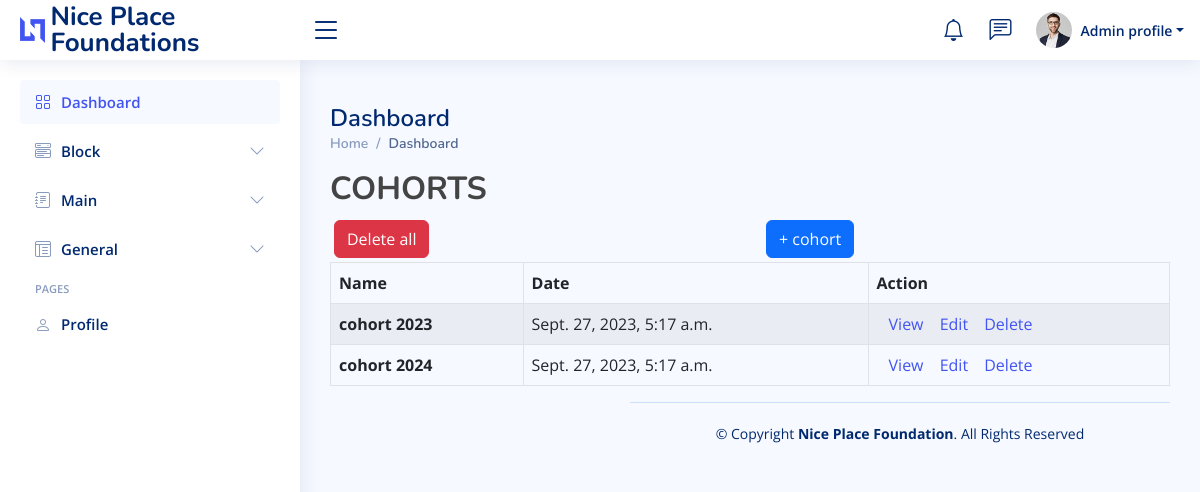
The app's page /home/School_blockss_detail/ with its own data.
### app/models.py (models this page shows, shortened)
class School_blocks(models.Model):
    name = models.CharField(max_length=200)
    start_date = models.DateTimeField(auto_now = True)

### app/School_blocks_views.py (the view)
# urls.py: path('School_blockss_detail/', School_blocks_views.School_blockss_detail, name='School_blockss_detail'),
def School_blockss_detail(request):
    school_blockss = School_blocks.objects.all()
    context = {
        'school_blockss' : school_blockss
    }
    return render(request, 'Dashboard/School_blockss_detail.html', context)

### app/templates/Dashboard/School_blockss_detail.html (shortened to what this page needs)
{% extends "Dashboard/base.html" %}
{% load bootstrap5 %}
{% block content %}
<div class="container-xl">
  <div class="table-responsive">
      <div class="table-wrapper">
          <div class="table-title">
              <div class="row">
                  <div class="col-sm-8"><h2><b>COHORTS</b></h2></div>
              </div>
          </div>
          <div class="row">
            <div class="col m-1">
                <button type="submit" class="btn btn-danger"><a style="color:white;" href="{% url 'School_blockss_delete' %}">Delete all</a></button>
            </div>
            <div class="col m-1">
               <a href="{% url 'School_blocks_create' %}"> <button type="submit" class="btn btn-primary">+ cohort</button></a>
            </div>
          </div>
          <table class="table table-striped table-hover table-bordered">
              <thead>
                  <tr>
                      <th scope="col">Name</th>
                      <th scope="col">Date</th>
                      <th scope="col"> Action</th>
                  </tr>
              </thead>
              <tbody>
                {% for school_blocks in  school_blockss  %}
                <tr>
                  <th>{{ school_blocks.name}}</th>
                  <td scope="row">{{ school_blocks.start_date }}</td>
                  <td>
                    <a href="{% url 'School_blocks_detail' school_blocks.pk %}" class="view" title="View" data-toggle="tooltip"><i class="material-icons">&#xE417;</i>View</a>
                    <a href="{% url 'School_blocks_update' school_blocks.pk %}" class="edit" title="Edit" data-toggle="tooltip"><i class="material-icons">&#xE254;</i>Edit</a>
                    <a href="{% url 'School_blocks_delete' school_blocks.pk %}" class="delete" title="Edit" data-toggle="tooltip"><i class="material-icons">&#xE517;</i>Delete</a>
             </td>
                </tr>
                {% endfor %}
              </tbody>
          </table>
      </div>
  </div>
</div>
{% endblock content %}

### static/css/style.css (style rules this page uses)
:root { scroll-behavior: smooth; }
body { font-family: "Open Sans", sans-serif; background: #f6f9ff; color: #444444; }
a { color: #4154f1; text-decoration: none; }
h1, h2, h3, h4, h5, h6 { font-family: "Nunito", sans-serif; }

### records on screen
School_blocks: name "cohort 2023", start_date "Sept. 27, 2023, 5:17 a.m."
School_blocks: name "cohort 2024", start_date "Sept. 27, 2023, 5:17 a.m."
